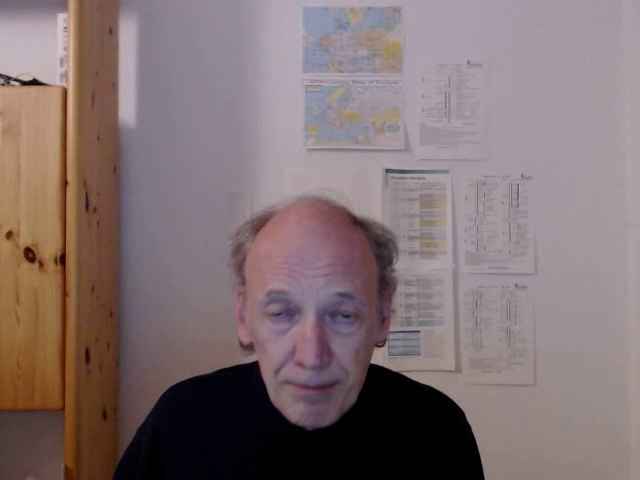
#> input picture frame 5 of seminars/videos/videorec.mp4, 640 x 480 px
$ jupyter execute --allow-errors vc_seminar01_support.ipynb   (shell and % lines are left out)
#> lines starting #> are read from the running program, lines starting #| are printed output that depends on the picture
# Seminars 01 and 02: OpenCV Video I/O

#> (a cell that did not finish here is left out)

#> (a cell that did not finish here is left out)

## Videocapture

### Display Video in Google Colab

[cell 3]
import imageio
import matplotlib.pyplot as plt
import matplotlib.animation as animation
from skimage.transform import resize
from IPython.display import HTML

def display_video(video):
    fig = plt.figure(figsize=(3,3))  #Display size specification

    mov = []
    for i in range(len(video)):  #Append videos one by one to mov
        img = plt.imshow(video[i], animated=True)
        plt.axis('off')
        mov.append([img])

    #Animation creation
    anime = animation.ArtistAnimation(fig, mov, interval=50, repeat_delay=1000)

    plt.close()
    return anime

#> (a cell that did not finish here is left out)

## Editing Frames and Writing a Video

[cell 5]
import numpy as np
import cv2 as cv
cap = cv.VideoCapture("videorec.mp4")
width  = int(cap.get(cv.CAP_PROP_FRAME_WIDTH))   # float `width`
height = int(cap.get(cv.CAP_PROP_FRAME_HEIGHT))
# Define the codec and create VideoWriter object
fourcc = cv.VideoWriter_fourcc(*'MP4V') #codec
out = cv.VideoWriter('output.mp4', fourcc, 20.0, (width,  height))
counter=0
while cap.isOpened():
    ret, frame = cap.read()
#> frame is the input picture: shape (480, 640, 3); mean B, G, R 113.9, 113, 129.6
    counter+=1
    if not ret:
        print("Can't receive frame (stream end?). Exiting ...")
        break
    frame = cv.flip(frame, 0)
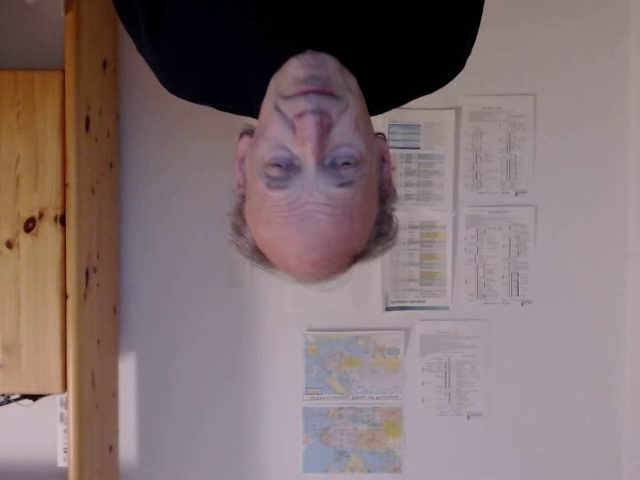
#> frame: shape (480, 640, 3); mean B, G, R 113.9, 113, 129.6
    # write the flipped frame
    out.write(frame)
    if cv.waitKey(1) == ord('q'):
#> (key q is pressed here)
        break
# Release everything if job is finished
print(counter)
cap.release()
out.release()
cv.destroyAllWindows()


$ run again, starting later in the video
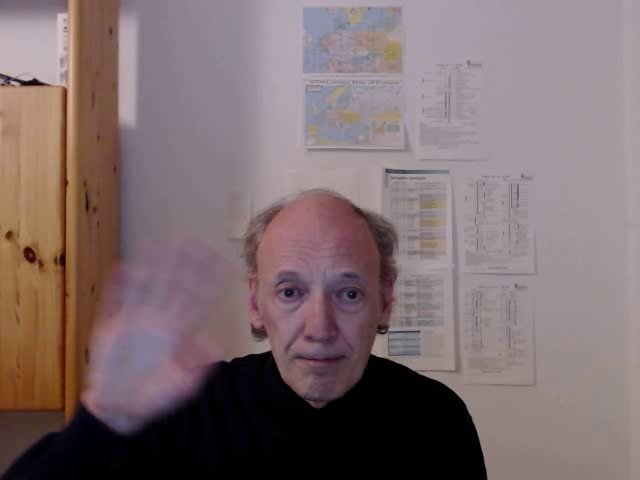
#> input picture frame 24 of seminars/videos/videorec.mp4, 640 x 480 px
#> frame is the input picture: shape (480, 640, 3); mean B, G, R 110.8, 109.3, 126.5
#> `frame = cv.flip(frame, 0)`:
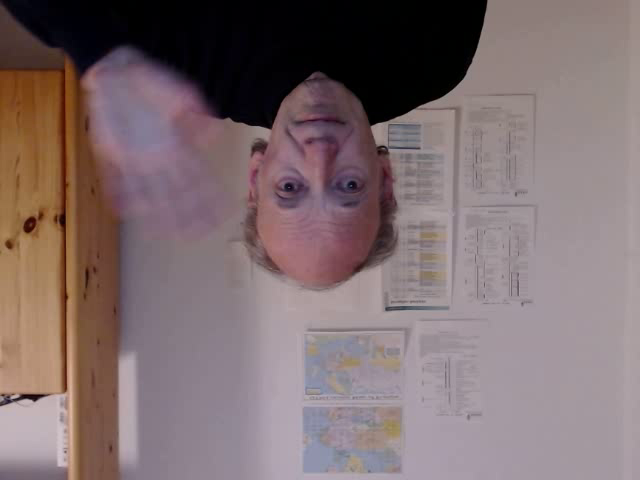
#> frame: shape (480, 640, 3); mean B, G, R 110.8, 109.3, 126.5

$ run again, starting later in the video
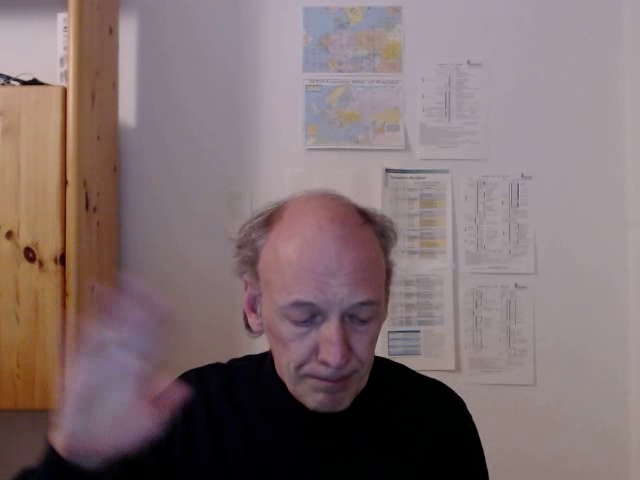
#> input picture frame 44 of seminars/videos/videorec.mp4, 640 x 480 px
#> frame is the input picture: shape (480, 640, 3); mean B, G, R 113.7, 111.9, 129.2
#> `frame = cv.flip(frame, 0)`:
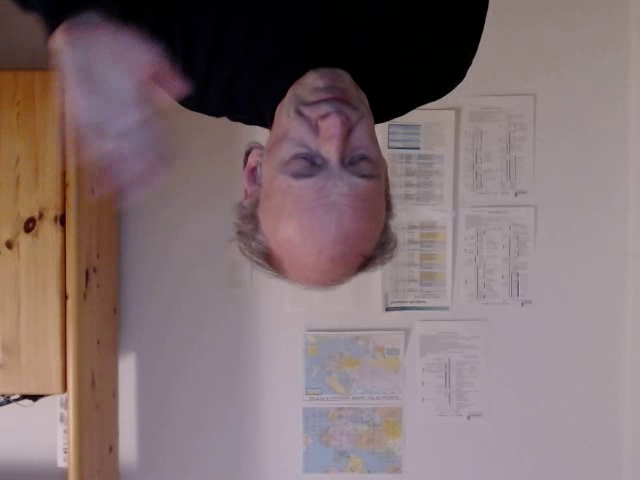
#> frame: shape (480, 640, 3); mean B, G, R 113.7, 111.9, 129.2
